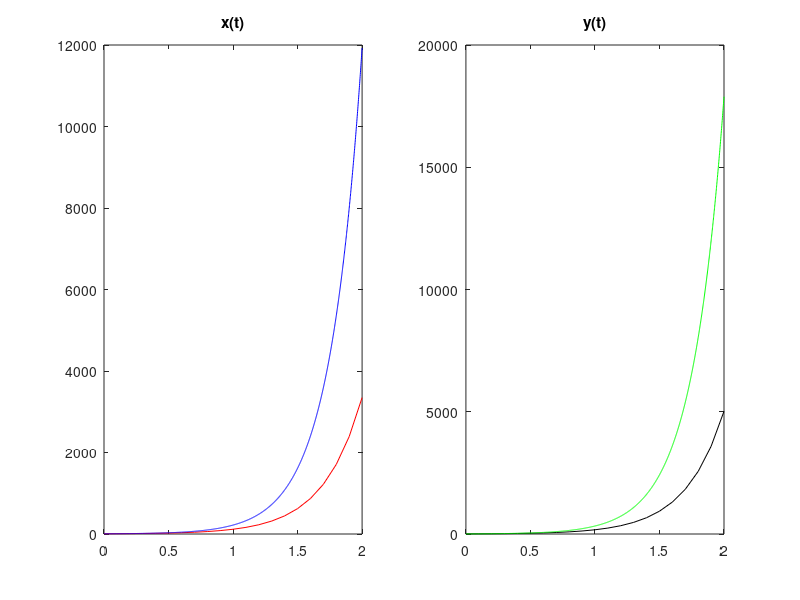

Source code (MATLAB):
%Clase virtual 17 de septiembre, Gustavo Recalde

clear
clc

f = @(t,x,y) ( x+2*y );
g = @(t,x,y)( 3*x+2*y );

t0 = 0;
tf = 2;
%realmente se puede sacar toda la curva, tf aca es para
%propositos didacticos
x(1) = 6;
y(1) = 4;

h = 0.1;
t = t0:h:tf;

%% Metodo de Euler
for k = 1:length(t)-1
	x(k+1) = x(k) + h*f(t(k),x(k),y(k));
	y(k+1) = y(k) + h*g(t(k),x(k),y(k));
end

%% Solucion real
tt = t0:1e-3:tf;
Xreal = (4*exp(4*tt) + 2*exp(-tt));
Yreal = (6*exp(4*tt) - 2*exp(-tt));

figure(1)
subplot(1,2,1); %1 fila, 2 columnas, posicion 1
plot(t,x,'r', tt,Xreal,'b')
title('x(t)')
subplot(1,2,2); %1 fila, 2 columnas, posicion 2
plot(t,y,'k', tt,Yreal,'g')
title('y(t)')